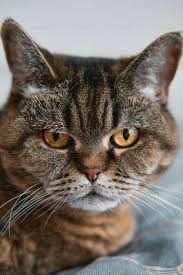
#> input picture Photos/images.jpg, 183 x 275 px
$ python 14Transform_rotation.py
#> lines starting #> are read from the running program, lines starting #| are printed output that depends on the picture
import cv2 as cv
import numpy as np
img=cv.imread('Photos/images.jpg')
#> img is the input picture: shape (275, 183, 3); mean B, G, R 105, 112.7, 120.4
cv.imshow("cat",img)
def rotate(img,angle,rotPoint=None):
#> called with angle = 45
    (height,width)=img.shape[:2]
#> height = 275; width = 183
    if rotPoint is None:
        rotPoint=(width//2,height//2)
#> rotPoint = (91, 137)
    rotMat=cv.getRotationMatrix2D(rotPoint,angle,1.0)
    # center point,degree of rotation, scaling for zoom in or out . 1.0 is original size., > 1.0 → zoom in, < 1.0 → shrink
    dimensions=(width,height)
#> dimensions = (183, 275)
    return cv.warpAffine(img,rotMat,dimensions)
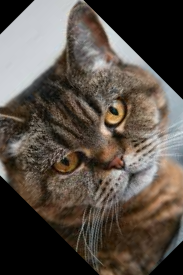
#> returned value: shape (275, 183, 3); mean of channels 0, 1, 2 71.5, 79.6, 88.3; drawn as B, G, R

rotated=rotate(img,45)  # rotate anticlockwise
cv.imshow("rotated",rotated)


rotated_rotate=rotate(rotated,45)
#> call 2 of rotate, with angle = 45
#> in rotate (call 2), `return cv.warpAffine(img,rotMat,dimensions)`:
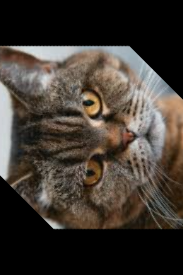
#> returned value: shape (275, 183, 3); mean of channels 0, 1, 2 50.2, 57.1, 64.3; drawn as B, G, R
# final image doesn’t look like a perfect 90° rotation since previously there were black pixels introduced around which will distort the shape
# so needs to rotate original pic by 90 if needed.
cv.imshow('rotated_rotate',rotated_rotate)

rotated1=rotate(img,90)
#> call 3 of rotate, with angle = 90
#> in rotate (call 3), `return cv.warpAffine(img,rotMat,dimensions)`:
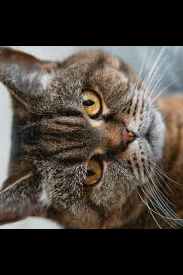
#> returned value: shape (275, 183, 3); mean of channels 0, 1, 2 58.3, 65.1, 72; drawn as B, G, R
cv.imshow('rotate1',rotated1)


rotate_clockwise=rotate(img,-45)
#> call 4 of rotate, with angle = -45
#> in rotate (call 4), `return cv.warpAffine(img,rotMat,dimensions)`:
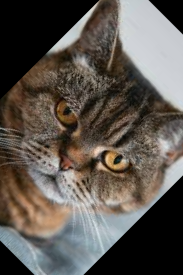
#> returned value: shape (275, 183, 3); mean of channels 0, 1, 2 80, 86.4, 92.9; drawn as B, G, R
cv.imshow("rotate_clockwise",rotate_clockwise)
cv.waitKey(0)

$ run again, with Photos/womanphoto.webp saved as Photos/images.jpg
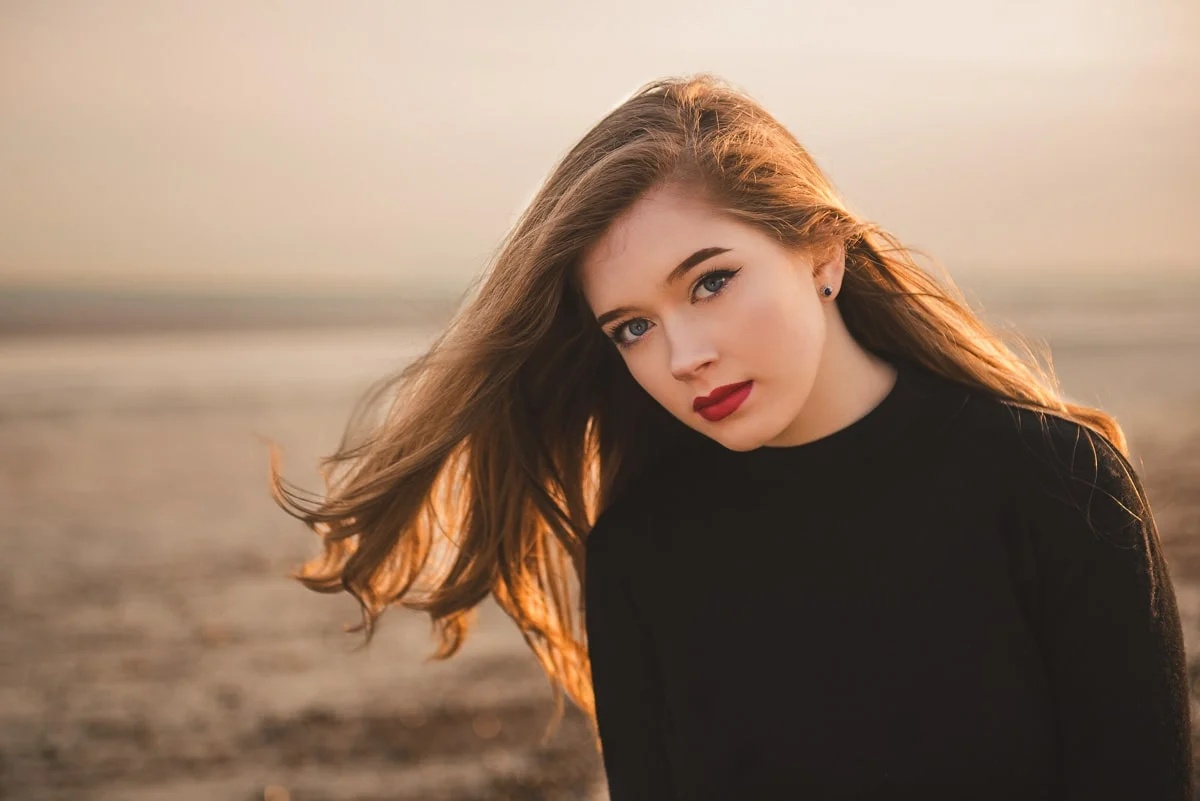
#> input picture Photos/womanphoto.webp, 1200 x 801 px
#> img is the input picture: shape (801, 1200, 3); mean B, G, R 104.7, 123.6, 148.6
#> in rotate (call 3), `return cv.warpAffine(img,rotMat,dimensions)`:
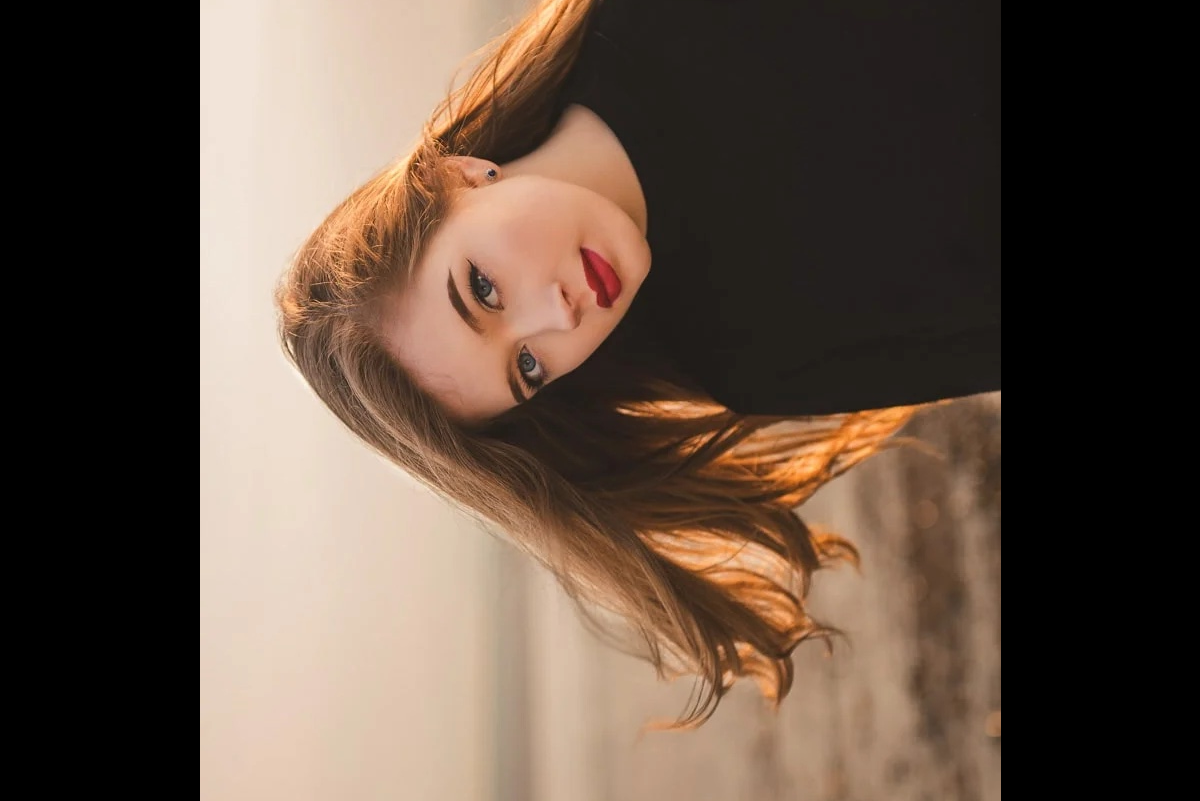
#> returned value: shape (801, 1200, 3); mean of channels 0, 1, 2 66.9, 79.3, 96.6; drawn as B, G, R
#> in rotate (call 4), `return cv.warpAffine(img,rotMat,dimensions)`:
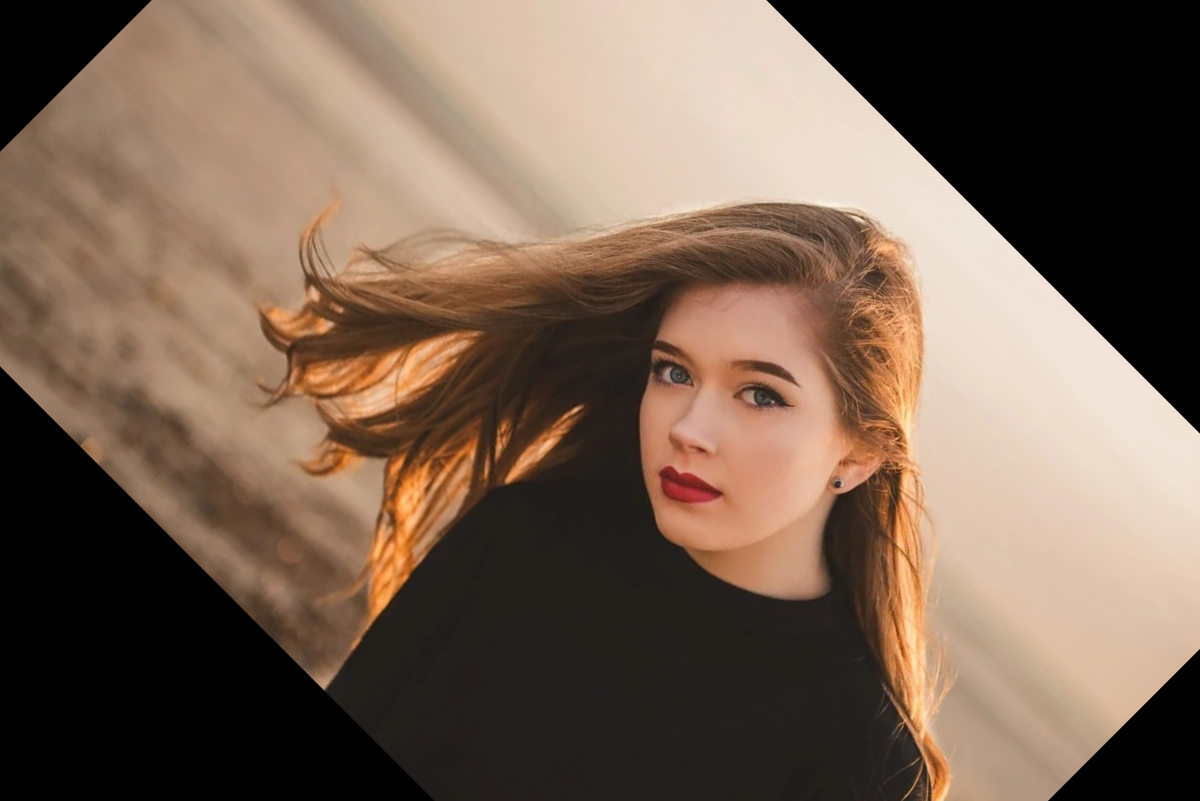
#> returned value: shape (801, 1200, 3); mean of channels 0, 1, 2 82, 97.7, 118.8; drawn as B, G, R
